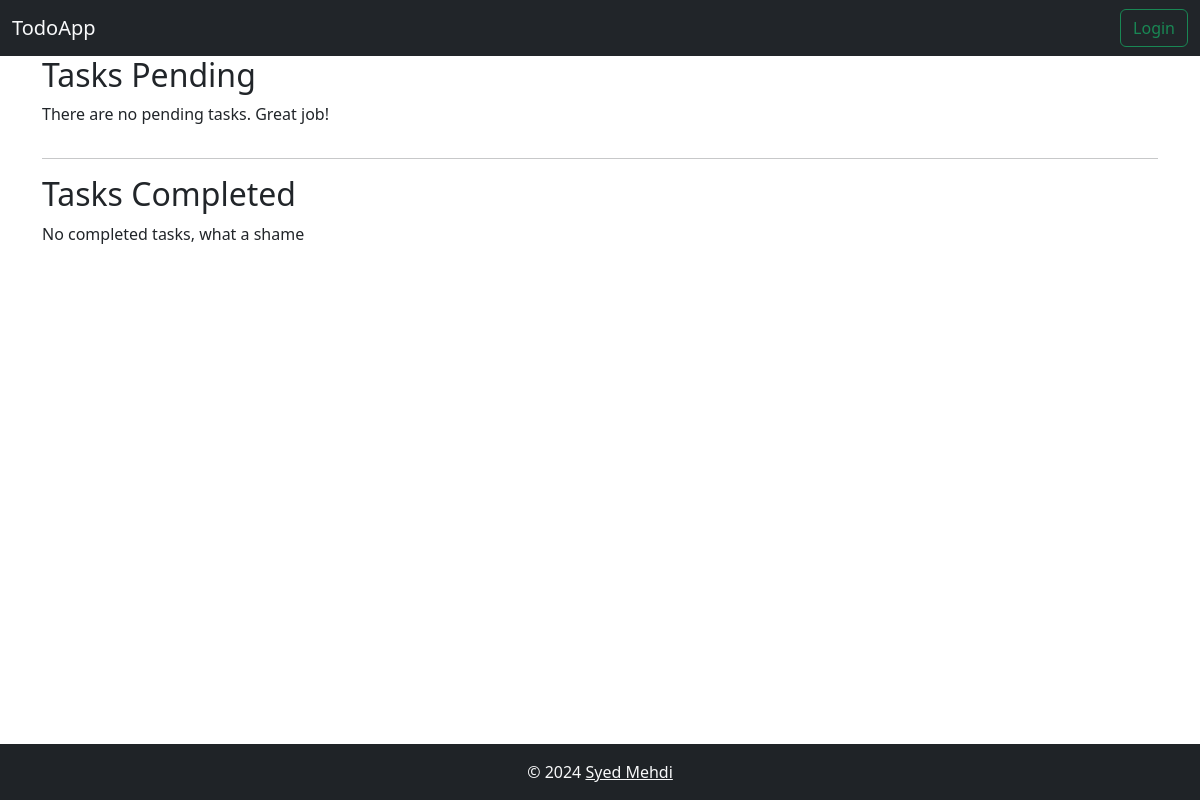
/user/6, run on an earlier commit of the app's database.
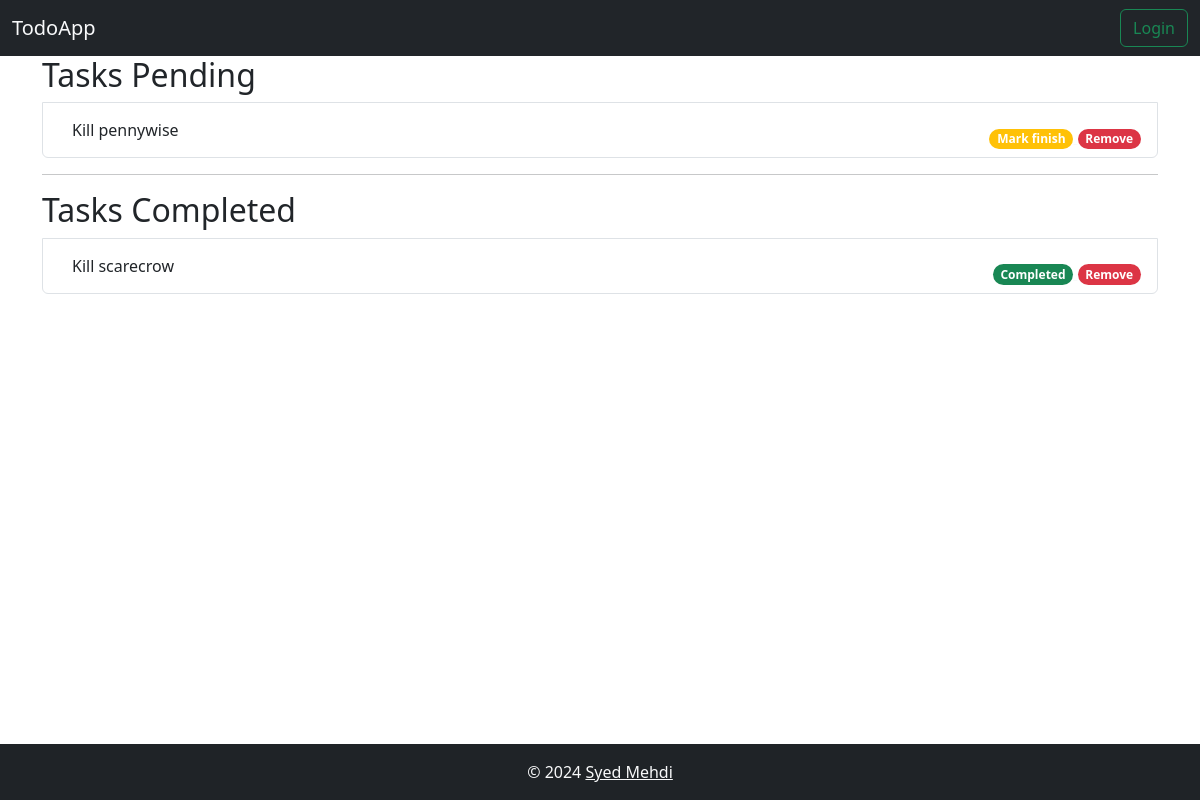
And on a later commit of the database.
### todo/models.py (models this page shows, shortened)
class Task(db.Model):
    task_id = db.Column(db.Integer(), primary_key=True)
    name = db.Column(db.String(64), nullable=False, unique=True)
    status = db.Column(db.Boolean, default=False, unique=False)
    description = db.Column(db.String(1024), default="No description")
    created_at = db.Column(db.DateTime, default=datetime.now)
    user_id = db.Column(db.Integer(), db.ForeignKey("user.user_id"))

### todo/routes.py (the view)
@app.route("/user/<int:userid>")
def user_page(userid):
    user = User.query.filter_by(user_id=userid).first()
    user_tasks = Task.query.filter_by(user_id=user.user_id).all()
    return render_template("user.html",user=user, user_tasks=user_tasks)

### todo/templates/user.html (shortened to what this page needs)
{% extends "home.html" %}
{% block content %}
    <div class="container">
        <h2>Tasks Pending</h2>
        <ul class="list-group list-group-light">
            {% for task in user_tasks if task.status != 1 %}
                <li class="list-group-item d-flex justify-content-between align-items-center">
                    <button type="button" class="btn" data-bs-toggle="modal" data-bs-target="#staticBackdrop">{{ task.name|capitalize }}</button>
                    <span class="align-self-end">
                        <a href="{{ url_for('complete_task', task_id=task.task_id) }}" class="link-opacity-10 link-light">
                            <span class="badge rounded-pill bg-warning">Mark finish</span>
                        </a>
                        <a href="{{ url_for('remove_task', task_id=task.task_id) }}" class="link-opacity-10 link-light">
                            <span class="badge rounded-pill bg-danger">Remove</span>
                        </a>
                    </span>
                </li>
                {% else %}
                    <p>There are no pending tasks. Great job!</p>
            {% endfor %}
        </ul>
        <hr>
        <h2>Tasks Completed</h2>
        <ul class="list-group list-group-light">
            {% for task in user_tasks if task.status != 0 %}
                <li class="list-group-item d-flex justify-content-between align-items-center">
                    <button type="button" class="btn" data-bs-toggle="modal" data-bs-target="#staticBackdrop">{{ task.name|capitalize }}</button>
                    <span class="align-self-end">
                        <a class="link-opacity-10 link-light">
                            <span class="badge rounded-pill bg-success">Completed</span>
                        </a>
                        <a href="{{ url_for('remove_task', task_id=task.task_id) }}" class="link-opacity-10 link-light">
                            <span class="badge rounded-pill bg-danger">Remove</span>
                        </a>
                    </span>
                </li>
                {% else %}
                    <p>No completed tasks, what a shame</p>
            {% endfor %}
        </ul>
    </div>
{% endblock %}

What changed in the data, as far as the page shows it:
added Task: name "Kill pennywise", shown under "Tasks Pending"
added Task: name "Kill scarecrow", shown under "Tasks Completed"
Also different on the page:
text no longer shown: "There are no pending tasks. Great job! No completed tasks, what a shame"
